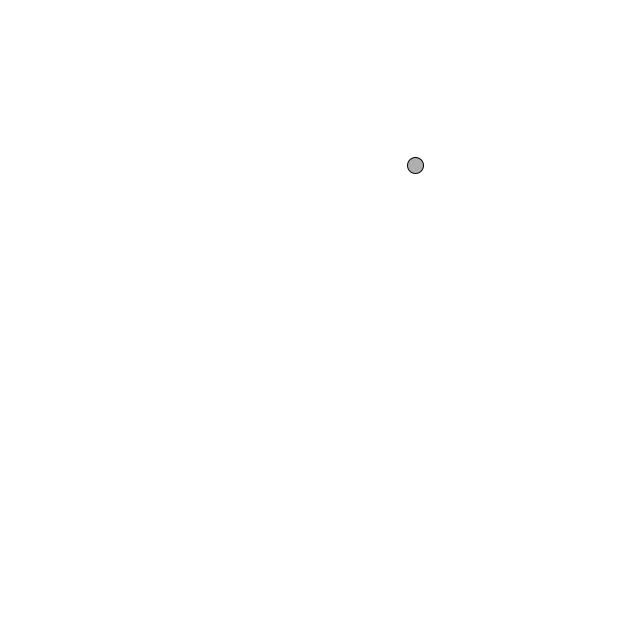
Frame 1 (no input)
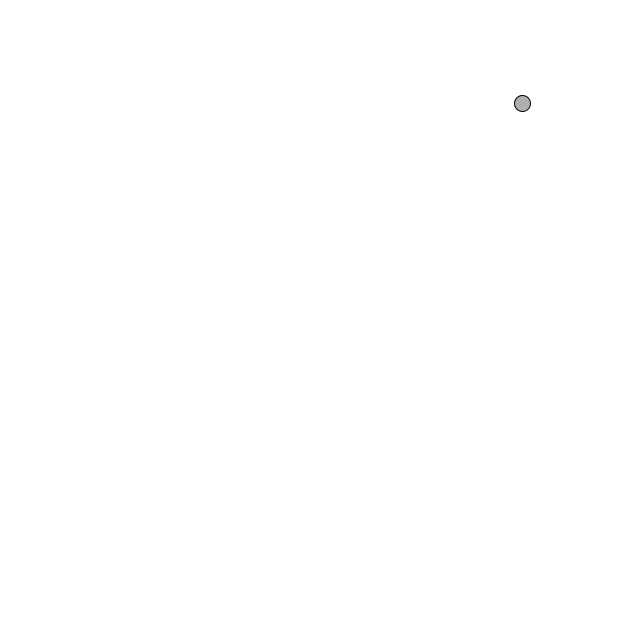
Frame 60 (the mouse pressed at the canvas centre just before this capture)
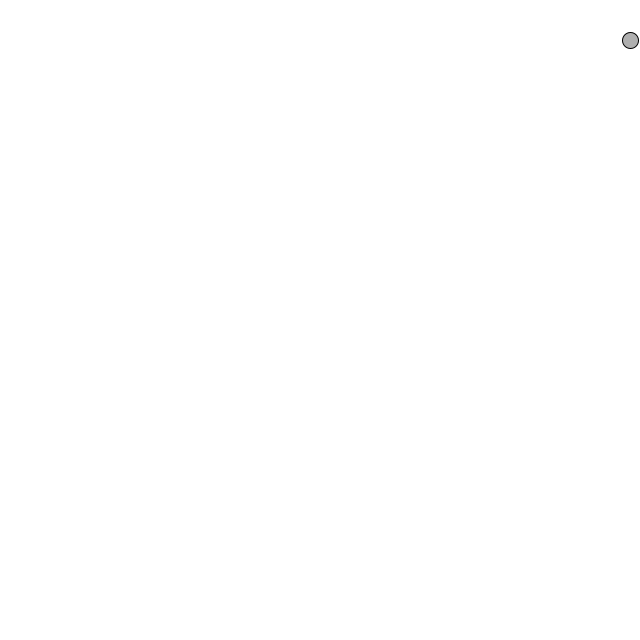
Frame 120 (the mouse held since frame 60 and released just before this capture)

The Processing sketch that drew these frames (run headless with seeded random() and noise(); from frame 60 on, the mouse is pressed at the canvas centre):

// Processing sketch: vector7
// ── vector7.pde
class PVector {
 float x;
 float y;
 
 PVector(float x_, float y_) {
   x = x_;
   y = y_;
 }
 void add(PVector v) {
   y = y + v.y;
   x = x + v.x;
 }
 void sub(PVector v) {
   y = y - v.y;
   x = x - v.x;
 }
 void mult(float n) {
  x = x * n;
  y = y * n;
 }
 void div(float n) {
  x = x / n;
  y = y / n;
 }
 void normalise(){
   float m = this.mag();
   if(m != 0){
     div(m);
   } 
 }
 //non-void functions
 float mag() {
    return sqrt(x*x + y*y); 
 }
 
 //motion 101
 //add velocity to location
 //draw object at location
}

class Mover {
  PVector location;  //vector representing location
  PVector velocity;  //vector representing velocity
  //all a mover needs to do is move and be seen moving
  //constructor
  Mover() {
   location = new PVector(random(width),random(height));
   velocity = new PVector(random(-2,2),random(-2,2));
  }
  void update() {
   location.add(velocity);  //motion 101 
  }
  void display() {
   stroke(0);
   fill(175);
   ellipse(location.x,location.y,16,16);  //circle representing the mover
  }
  void checkEdges() {
    if(location.x > width){
      location.x = 0;
    }else if (location.x < 0){
      location.x = width;
    }
    
    if (location.y > height) {
      location.y = 0;
    }else if(location.y < 0) {
      location.y = height;
    }
  }
}
//initialise mover
Mover mover;
void setup(){
  size(640,640);
  mover = new Mover();
}

void draw(){
  background(255);
  
  mover.update();
  mover.checkEdges();
  mover.display();
}
